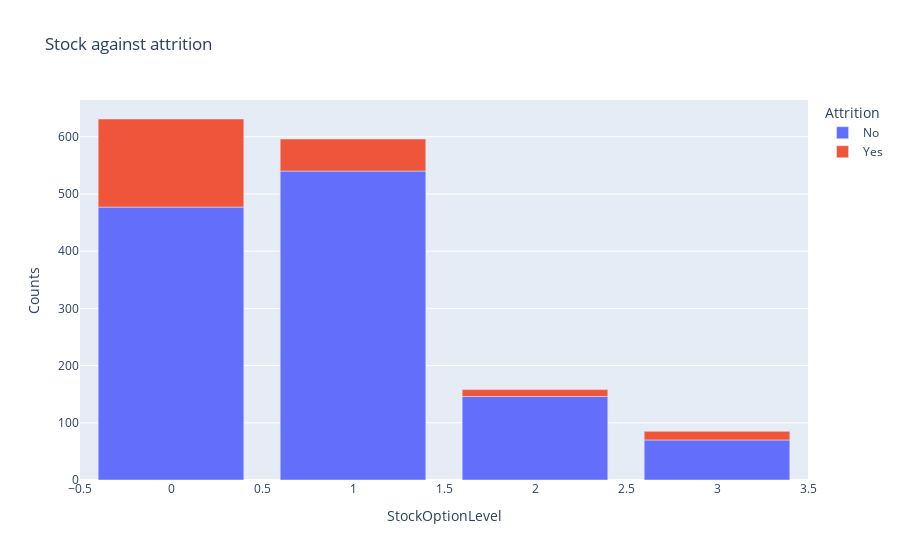

This figure's notebook cell:
### Markdown cell above
## Relatinoship between company stocks and attrition

### Code cell
stock_att=data.groupby(['StockOptionLevel','Attrition']).apply(lambda x:x['DailyRate'].count()).reset_index(name='Counts')
px.bar(stock_att,x='StockOptionLevel',y='Counts',color='Attrition',title='Stock against attrition')

### Figure 1 — Plotly figure (JSON) as saved in the notebook; plotly's stock layout.template omitted (floating-point values rounded to 4 significant figures)
{"data": [{"alignmentgroup": "True", "hovertemplate": "Attrition=No<br>StockOptionLevel=%{x}<br>Counts=%{y}<extra></extra>", "legendgroup": "No", "marker": {"color": "#636efa", "pattern": {"shape": ""}}, "name": "No", "offsetgroup": "No", "orientation": "v", "showlegend": true, "textposition": "auto", "type": "bar", "x": [0, 1, 2, 3], "xaxis": "x", "y": [477, 540, 146, 70], "yaxis": "y"}, {"alignmentgroup": "True", "hovertemplate": "Attrition=Yes<br>StockOptionLevel=%{x}<br>Counts=%{y}<extra></extra>", "legendgroup": "Yes", "marker": {"color": "#EF553B", "pattern": {"shape": ""}}, "name": "Yes", "offsetgroup": "Yes", "orientation": "v", "showlegend": true, "textposition": "auto", "type": "bar", "x": [0, 1, 2, 3], "xaxis": "x", "y": [154, 56, 12, 15], "yaxis": "y"}], "layout": {"barmode": "relative", "legend": {"title": {"text": "Attrition"}, "tracegroupgap": 0}, "title": {"text": "Stock against attrition"}, "xaxis": {"anchor": "y", "domain": [0, 1], "title": {"text": "StockOptionLevel"}}, "yaxis": {"anchor": "x", "domain": [0, 1], "title": {"text": "Counts"}}}}
